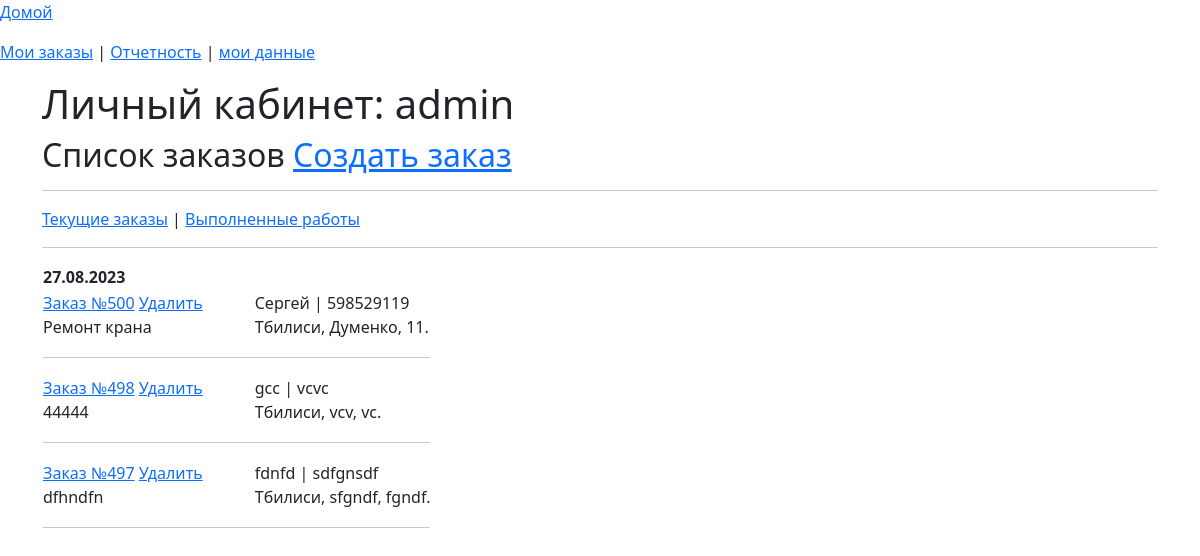
Before: /list_order (signed in) with the older database file.
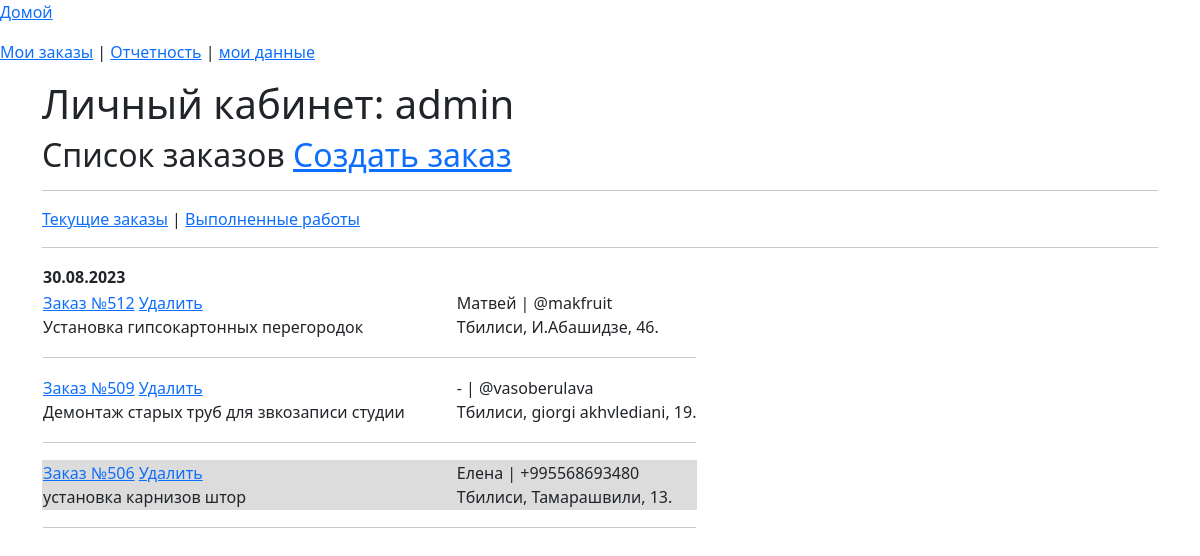
After: the same page with the newer database file.
### app_site/models.py (models this page shows)
class OrderList(models.Model):
    time_in = models.DateTimeField(auto_now_add=True, verbose_name='Дата заказа')
    time_out = models.DateTimeField(null=True, blank=True, verbose_name='Дата выполнения')
    repairer_id = models.ForeignKey(User, on_delete=models.SET_NULL, null=True, blank=True,
                                    verbose_name='Мастер', default='', )
    price = models.DecimalField(decimal_places=2, max_digits=7, null=True, blank=True, verbose_name='Стоимость работ')
    text_order = models.CharField(max_length=1500, verbose_name='Описание проблемы', blank=True, null=True)
    customer_name = models.CharField(max_length=50, verbose_name='Ваше имя')
    customer_phone = models.CharField(max_length=16, verbose_name='Номер телефона')
    customer_code = models.CharField(max_length=16, verbose_name='Код организации', blank=True, null=True)
    address_city = models.CharField(max_length=2, choices=CITY_CHOICES, default='TB', null=True, blank=True,
                                    verbose_name='Город')
    order_status = models.CharField(max_length=3, choices=ORDER_STATUS, default='BEG', null=True, blank=True,
                                    verbose_name='Статус заказа')
    address_street_app = models.CharField(max_length=150, verbose_name='Улица', null=True, blank=True)
    address_num = models.CharField(max_length=10, verbose_name='Номер дома', null=True, blank=True)
    services = models.ManyToManyField('Service', through='Invoice')

### app_site/views.py (the view)
# urls.py: path('list_order', OrderManagementSystem.as_view(), name='list_order'),
class OrderManagementSystem(LoginRequiredMixin, ListView):
    model = OrderList
    context_object_name = 'order'
    template_name = 'order_list.html'
    def get_queryset(self):
        if self.request.GET.get('end'):
            self.queryset = OrderList.objects.filter(repairer_id=self.request.user)&\
                            OrderList.objects.filter(order_status='END')
        else:
            self.queryset = OrderList.objects.filter(repairer_id=self.request.user)&\
                            OrderList.objects.filter(order_status__in=['SND','RCV'])
        return self.queryset
    def get_context_data(self, **kwargs):
        context = super().get_context_data(**kwargs)
        context['form'] = OrderForm
        return context

### app_site/templatetags/custom_filters.py (called while the page is built)
@register.filter()
def choice_tag(value, A):
    try:
        if A == 'city':
            a = dict(CITY_CHOICES)
        elif A == 'status_order':
            a = dict(ORDER_STATUS)
        elif A == 'month':
            a = dict(MONTH)
        return f'{a[value]}'
    except KeyError:
        return f''

### templates/order_list.html (shortened to what this page needs)
{% extends 'flatpages/default_user.html' %}
{% load custom_filters %}
{% load custom_tags %}
{% block body %}
<h2>Список заказов <a href="#"  onclick="disp(document.getElementById('form'))" id="ggg">Создать заказ</a></h2>
<hr>
<a href="{% url 'list_order' %}">Текущие заказы</a> | <a href="{% url 'list_order'%}?end=true">Выполненные работы</a>
<hr>
<table id="head">
{% regroup order by time_in|date:"d.m.Y" as day %}
    {% for y in day reversed  %}
    <tr>
        <td  colspan="6">
            <b>{{ y.grouper }}</b>
        </td>
    <tr>
        {% for i in y.list reversed %}
                {% if i.order_status == 'SND' %}
                <tr id="row_{{ i.pk }}" bgcolor= "#DCDCDC">
                {% else %}
                <tr>
                {% endif %}
                <td>
                <a href="{% url 'invoice' i.pk %}" id="order_{{ i.pk }}">Заказ №{{ i.pk}}</a>
                <a href="{% url 'delete-order' i.pk %}" id="delete_{{ i.pk }}">Удалить</a><br>
                <span id="text_order_{{ i.pk }}">{{ i.text_order|truncatewords:7 }}</span>
            </td>
            <td width = 50></td>
            <td><span id="customer_name_{{ i.pk }}">{{ i.customer_name }}</span> |
                <span id="customer_phone_{{ i.pk }}">{{ i.customer_phone }}</span><br>
                <span id="city_{{ i.pk }}">{{ i.address_city|choice_tag:'city'}}</span>,
                <span id="street_app_{{ i.pk }}">{{ i.address_street_app }}</span>,
                <span id="num_{{ i.pk }}">{{ i.address_num }}</span>.
            </td>
            <tr><td colspan="3"><hr></td></tr>
            </tr>
        {% endfor %}
    {% endfor %}
</table>
{% endblock body %}

### templates/flatpages/default_user.html (shortened to what this page needs)
{% load static %}
<!doctype html>
<html lang="en">
  <head>
    <link href="https://cdn.jsdelivr.net/npm/bootstrap@5.3.0/dist/css/bootstrap.min.css" rel="stylesheet">
  </head>
  <body>
<p><a href="{% url 'home' %}" id="ss">Домой</a></p>
<p><a href="{% url 'list_order' %}">Мои заказы</a> | <a href="{% url 'stat' %}">Отчетность</a> | <a href="{% url 'repaierman' request.user.id %}">мои данные</a></p>
<div class="container">
<h1 class="test">Личный кабинет: {{ user.username }}</h1>
{% block body %}
{% endblock body%}
</div>
  </body>
</html>

Changed rows visible on the page:
removed OrderList: pk "500", text_order "Ремонт крана", customer_name "Сергей", customer_phone "598529119", address_city|choice_tag "Тбилиси", address_street_app "Думенко", address_num "11", shown under "27.08.2023"
removed OrderList: pk "498", text_order "44444", customer_name "gcc", customer_phone "vcvc", address_city|choice_tag "Тбилиси", address_street_app "vcv", address_num "vc", shown under "27.08.2023"
removed OrderList: pk "497", text_order "dfhndfn", customer_name "fdnfd", customer_phone "sdfgnsdf", address_city|choice_tag "Тбилиси", address_street_app "sfgndf", address_num "fgndf", shown under "27.08.2023"
added OrderList: pk "512", text_order "Установка гипсокартонных перегородок", customer_name "Матвей", customer_phone "@makfruit", address_city|choice_tag "Тбилиси", address_street_app "И.Абашидзе", address_num "46", shown under "30.08.2023"
added OrderList: pk "509", text_order "Демонтаж старых труб для звкозаписи студии", customer_name "-", customer_phone "@vasoberulava", address_city|choice_tag "Тбилиси", address_street_app "giorgi akhvlediani", address_num "19", shown under "30.08.2023"
added OrderList: pk "506", text_order "установка карнизов штор", customer_name "Елена", customer_phone "+995568693480", address_city|choice_tag "Тбилиси", address_street_app "Тамарашвили", address_num "13", shown under "30.08.2023"
Other visible differences:
new list line: "30.08.2023"
list line gone: "27.08.2023"
